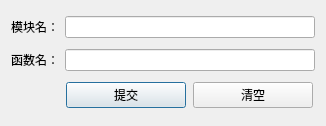
<?xml version="1.0" encoding="UTF-8"?>
<ui version="4.0">
 <class>Dialog</class>
 <widget class="QDialog" name="Dialog">
  <property name="geometry">
   <rect>
    <x>0</x>
    <y>0</y>
    <width>326</width>
    <height>126</height>
   </rect>
  </property>
  <property name="windowTitle">
   <string>jnitrace</string>
  </property>
  <layout class="QGridLayout" name="gridLayout">
   <item row="0" column="0">
    <widget class="QLabel" name="label_3">
     <property name="text">
      <string>模块名：</string>
     </property>
    </widget>
   </item>
   <item row="0" column="1">
    <widget class="QLineEdit" name="txtModule"/>
   </item>
   <item row="1" column="0">
    <widget class="QLabel" name="label_2">
     <property name="text">
      <string>函数名：</string>
     </property>
    </widget>
   </item>
   <item row="1" column="1">
    <widget class="QLineEdit" name="txtMethod"/>
   </item>
   <item row="2" column="1">
    <layout class="QHBoxLayout" name="horizontalLayout">
     <item>
      <widget class="QPushButton" name="btnSubmit">
       <property name="maximumSize">
        <size>
         <width>120</width>
         <height>16777215</height>
        </size>
       </property>
       <property name="text">
        <string>提交</string>
       </property>
      </widget>
     </item>
     <item>
      <widget class="QPushButton" name="btnClear">
       <property name="maximumSize">
        <size>
         <width>120</width>
         <height>16777215</height>
        </size>
       </property>
       <property name="text">
        <string>清空</string>
       </property>
      </widget>
     </item>
    </layout>
   </item>
  </layout>
 </widget>
 <resources/>
 <connections/>
</ui>
